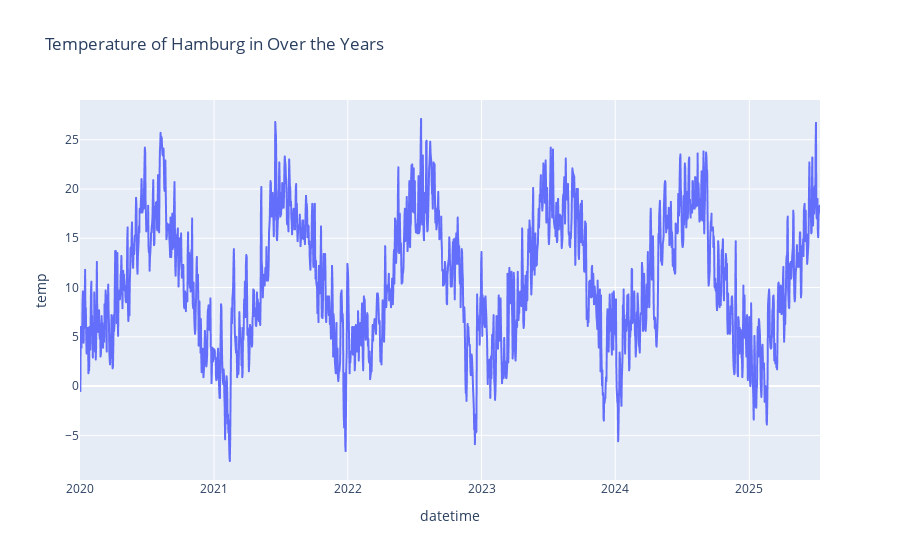

Notebook source saved alongside this figure:
### Code cell
hamburg_df = df[df["name"] == "Hamburg"]
figure = px.line(hamburg_df, x="datetime", 
                 y="temp", 
                 title='Temperature of Hamburg in Over the Years')
figure.show()

### Figure 1 — Plotly figure (JSON) as saved in the notebook; plotly's stock layout.template omitted (floating-point values rounded to 4 significant figures; data arrays with more than 128 entries replaced by an {"elided": "..."} marker saying what was removed)
{"data": [{"hovertemplate": "datetime=%{x}<br>temp=%{y}<extra></extra>", "legendgroup": "", "line": {"color": "#636efa", "dash": "solid"}, "marker": {"symbol": "circle"}, "mode": "lines", "name": "", "showlegend": false, "type": "scattergl", "x": {"elided": "2022 str values"}, "xaxis": "x", "y": {"elided": "2022 float values"}, "yaxis": "y"}], "layout": {"legend": {"tracegroupgap": 0}, "title": {"text": "Temperature of Hamburg in Over the Years"}, "xaxis": {"anchor": "y", "domain": [0, 1], "title": {"text": "datetime"}}, "yaxis": {"anchor": "x", "domain": [0, 1], "title": {"text": "temp"}}}}
